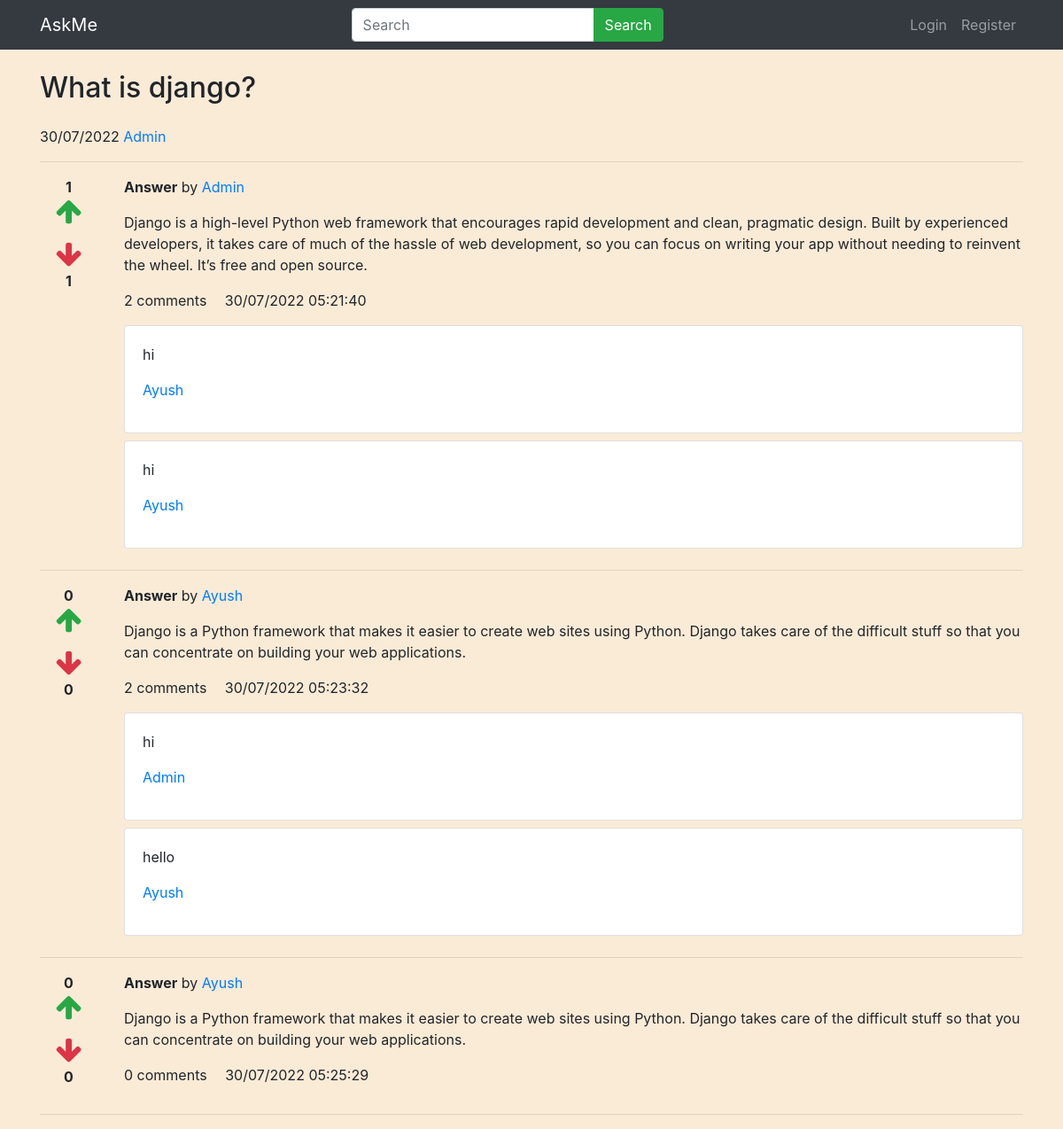
/detail/1, run on the app's committed database.
### QnAbase/models.py (models this page shows, shortened)
class Question(models.Model):
    user = models.ForeignKey(User,on_delete=models.CASCADE)
    title = models.CharField(max_length=1000)
    add_time = models.DateTimeField(auto_now_add=True)

class Answer(models.Model):
    user = models.ForeignKey(User,on_delete=models.CASCADE)
    question = models.ForeignKey(Question,on_delete=models.CASCADE)
    detail = models.TextField()
    add_time = models.DateTimeField(auto_now_add=True)

class Comment(models.Model):
    answer = models.ForeignKey(Answer,on_delete=models.CASCADE)
    user = models.ForeignKey(User, on_delete=models.CASCADE, related_name='comment_user')
    comment = models.TextField(default=' ')
    add_time = models.DateTimeField(auto_now_add=True)

### QnAbase/views.py (the view, shortened to what this page needs)
# urls.py: path('detail/<int:id>', detail,name='detail'),
def detail(request,id):
    quest = Question.objects.get(pk=id)
    answers=Answer.objects.filter(question=quest)
    answerform=AnswerForm
    return render(request,'detail.html',{'quest':quest,'answers':answers,'answerform':answerform})

### templates/detail.html (shortened to what this page needs)
{% extends "base.html" %}
{% load static %} {% load humanize %}
{% block start %}
    <div class="container">
      <h2 class="my-4">{{quest.title}}</h2>
      <p>
        <span class="my-4">{{quest.add_time|date:'d/m/Y'}}</span>
        <a href="#">{{quest.user.username}}</a>
      </p>
      <hr />
      {% for answer in answers %}
      <div class="row">
        <div class="col-1" style="text-align: center">
          <div class="upvote">
            <strong class="upvote-count-{{answer.id}}"
              >{{answer.upvote_set.count}}</strong
            ><br />
            <span class="text-success">
              <i
                class="fa fa-arrow-up fa-2x upvote-click"
                data-answer="{{answer.id}}"
              ></i>
            </span>
          </div>
          <div class="downvote mt-3">
            <span class="text-danger">
              <i
                class="fa fa-arrow-down fa-2x downvote-click"
                data-answer="{{answer.id}}"
              ></i> </span
            ><br />
            <strong class="downvote-count-{{answer.id}}"
              >{{answer.downvote_set.count}}</strong
            >
          </div>
        </div>
        <div class="col-11">
            <p>
                <strong class="my-4 ">Answer</strong>
                by <a href="#" class="mr-3">{{answer.user.username}}</a>
              </p>
          <p>{{ answer.detail }}</p>
          <p>
            <span class="mr-3"
              ><span class="comment-count-{{answer.id}}"
                >{{answer.comment_set.count}}</span
              >
              comments</span
            >
            <span class="mr-3">{{answer.add_time|date:'d/m/Y h:i:s'}}</span>
          </p>
          <div class="comment-wrapper-{{answer.id}}">
            {% for comment in answer.comment_set.all %}
            <div class="card mb-2">
              <div class="card-body">
                <p>{{comment.comment}}</p>
                <p>
                  <a href="#">{{comment.user.username}}</a>
                </p>
              </div>
            </div>
            {% endfor %}
          </div>
        </div>
      </div>
      <hr />
      {% endfor %}
    </div>
    {% endblock %}

### static/css/signin.css (style rules this page uses)
body { background: antiquewhite; }

### data on the page
Question: title "What is django?", add_time "30/07/2022", user.username "Admin"
Answer: upvote_set.count "1", downvote_set.count "1", user.username "Admin", detail "Django is a high-level Python web framework that encourages rapid development and clean, pragmatic design. Built by experienced developers, it takes care of much of the hassle of web development, so you can focus on writing your app without needing to reinvent the wheel. It’s free and open source.", comment_set.count "2", add_time "30/07/2022 05:21:40"
Comment: comment "hi", user.username "Ayush"
Comment: comment "hi", user.username "Ayush"
Answer: upvote_set.count "0", downvote_set.count "0", user.username "Ayush", detail "Django is a Python framework that makes it easier to create web sites using Python. Django takes care of the difficult stuff so that you can concentrate on building your web applications.", comment_set.count "2", add_time "30/07/2022 05:23:32"
Comment: comment "hi", user.username "Admin"
Comment: comment "hello", user.username "Ayush"
Answer: upvote_set.count "0", downvote_set.count "0", user.username "Ayush", detail "Django is a Python framework that makes it easier to create web sites using Python. Django takes care of the difficult stuff so that you can concentrate on building your web applications.", comment_set.count "0", add_time "30/07/2022 05:25:29"
